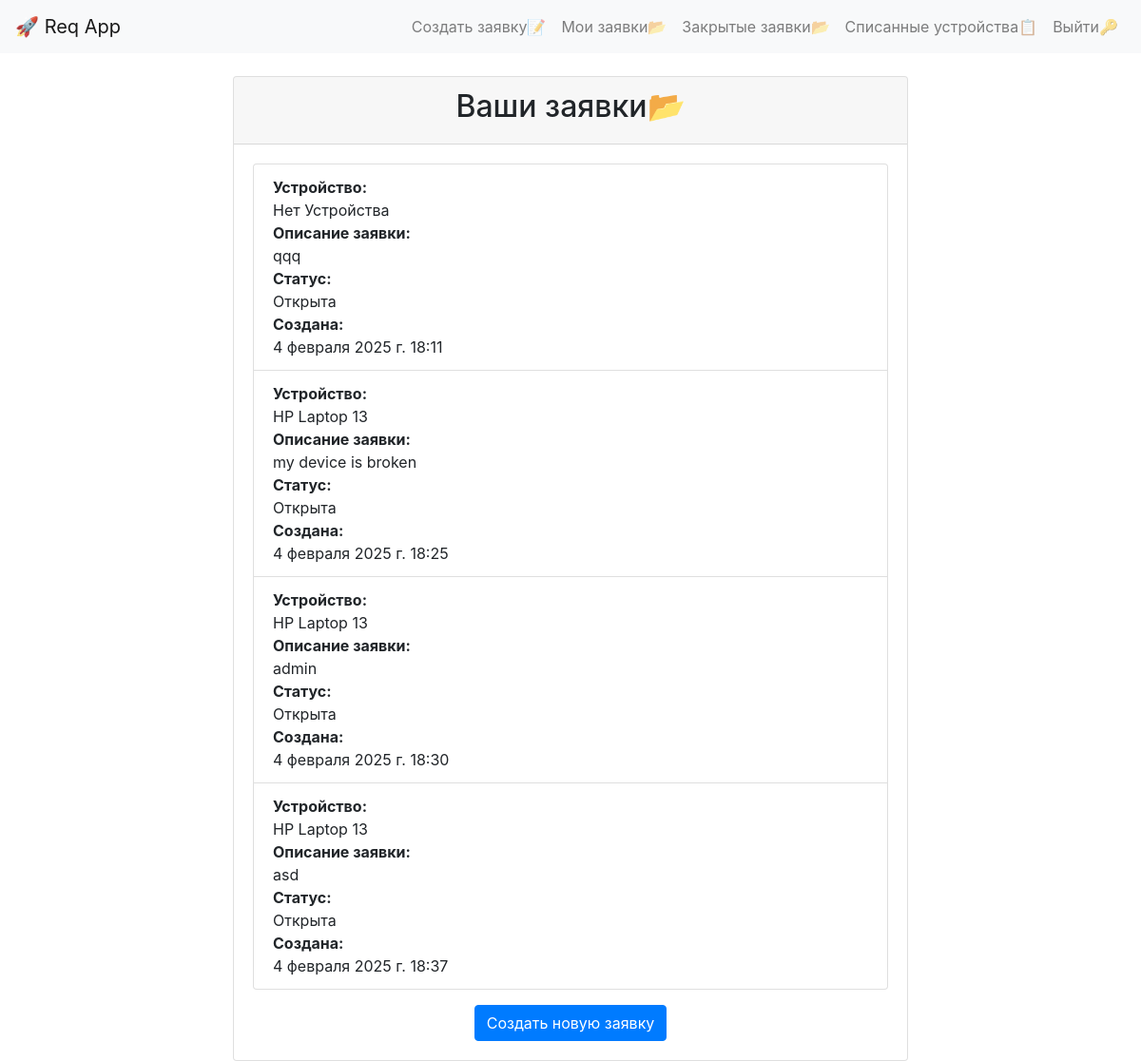
The app's page /requests/ (signed in), older data.
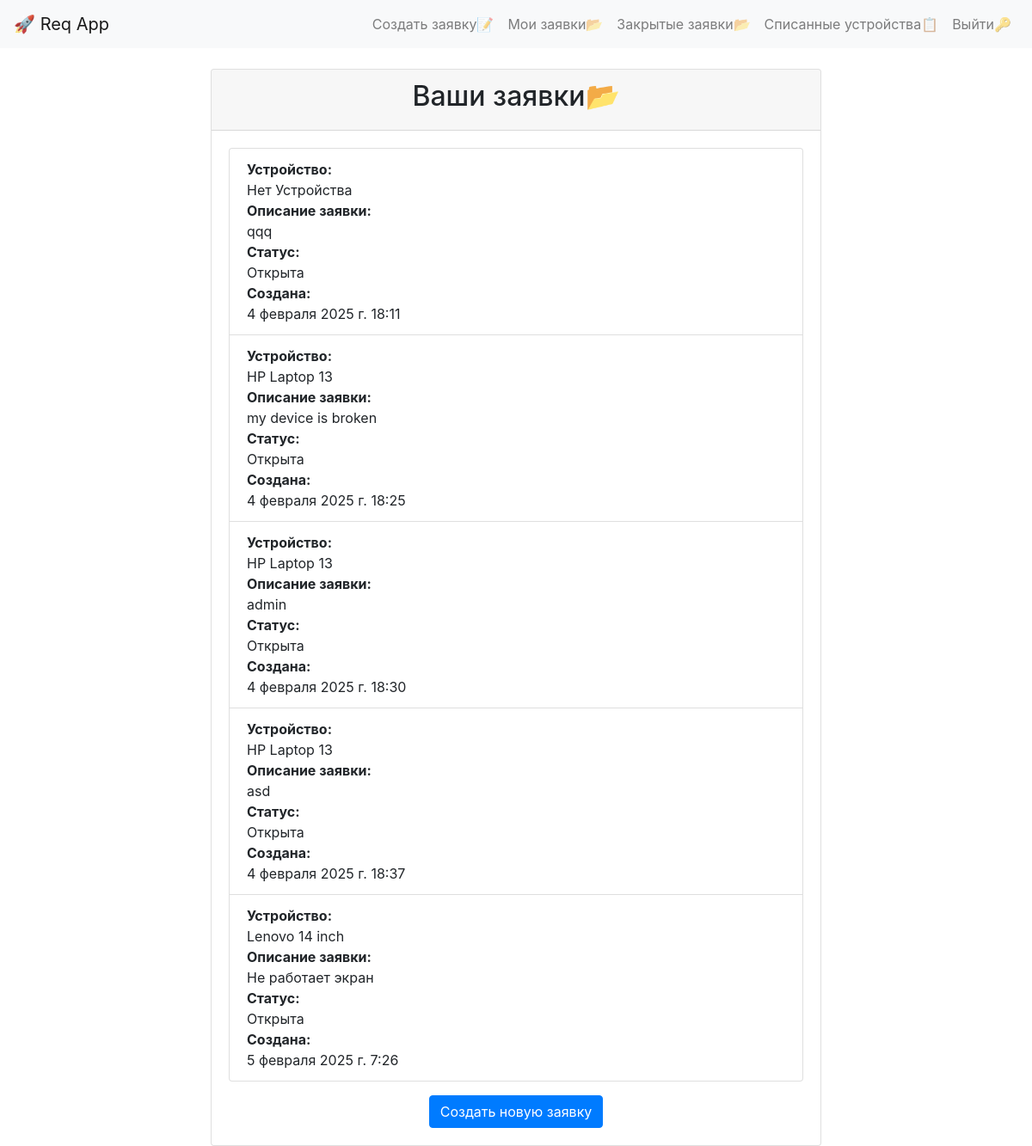
The same page, newer data.
### reqapp/models.py (models this page shows, shortened)
class Request(models.Model):
    STATUS_CHOICES = (
        ('open', 'Открыта'),
        ('in_progress', 'В процессе'),
        ('closed', 'Закрыта'),
    )
    user = models.ForeignKey(User, on_delete=models.CASCADE)
    device = models.ForeignKey(Device, on_delete=models.SET_NULL, blank=True, null=True)
    description = models.TextField()
    status = models.CharField(max_length=20, choices=STATUS_CHOICES, default='open')
    created_at = models.DateTimeField(auto_now_add=True)

class Device(models.Model):
    name = models.CharField(max_length=100)
    description = models.TextField(blank=True, null=True)
    category = models.ForeignKey(Category, on_delete=models.SET_NULL, blank=True, null=True, related_name='devices')
    code = models.CharField(max_length=100, blank=True, null=True, unique=True)
    audience = models.ForeignKey(Audience, on_delete=models.SET_NULL, blank=True, null=True, related_name='devices')
    equipment_number = models.CharField(max_length=50, unique=True, blank=True, null=True)
    purchase_date = models.DateField(blank=True, null=True)
    initial_cost = models.DecimalField(max_digits=12, decimal_places=2, blank=True, null=True)
    location = models.CharField(max_length=100, blank=True, null=True)
    residual_value = models.DecimalField(max_digits=12, decimal_places=2, blank=True, null=True)
    is_deleted = models.BooleanField(default=False)  # Флаг для удаления
    updated_at = models.DateTimeField(auto_now=True)

### reqapp/views.py (the view)
# urls.py: path('requests/', request_list, name='request_list'),
def request_list(request):
    if not request.user.is_authenticated:
        return redirect('login')
    requests = Request.objects.filter(user=request.user).exclude(status='closed')
    return render(request, 'request_list.html', {'requests': requests})

### reqapp/templates/request_list.html (shortened to what this page needs)
{% extends 'base.html' %}
{% block content %}
<div class="container">
    <div class="row justify-content-center">
        <div class="col-md-8">
            <div class="card">
                <div class="card-header text-center">
                    <h2>Ваши заявки📂</h2>
                </div>
                <div class="card-body">
                    <ul class="list-group">
                        {% for request in requests %}
                            <li class="list-group-item">
                                <div class="d-flex flex-column">
                                    <strong>Устройство:</strong>
                                    {% if request.device %}
                                        {{ request.device.name }}
                                    {% else %}
                                        Нет Устройства
                                    {% endif %}
                                    <strong>Описание заявки:</strong>
                                    {{ request.description }}
                                    <strong>Статус:</strong>
                                    {{ request.get_status_display }}
                                    <strong>Создана:</strong>
                                    {{ request.created_at }}
                                </div>
                            </li>
                        {% empty %}
                            <li class="list-group-item text-center">Заявок нету.</li>
                        {% endfor %}
                    </ul>
                    <div class="mt-3 text-center">
                        <a href="{% url 'create_request' %}" class="btn btn-primary">Создать новую заявку</a>
                    </div>
                </div>
            </div>
        </div>
    </div>
</div>
{% endblock %}

Row changes from the older to the newer data that the page shows:
added Request: device.name "Lenovo 14 inch", description "Не работает экран", status "Открыта", created_at "5 февраля 2025 г. 7:26"
